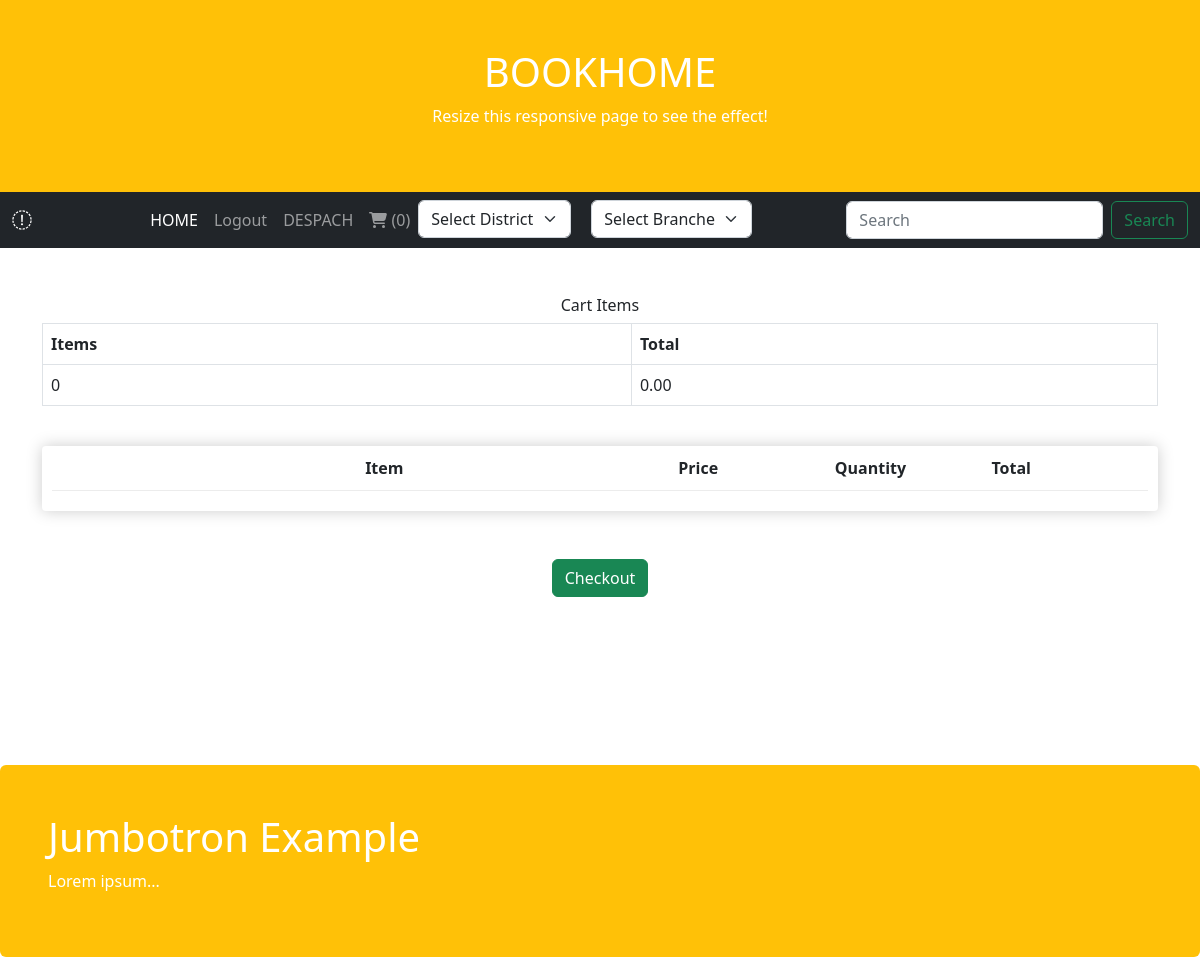
The page /cart/cartDetails (signed in) on the database as committed earlier.
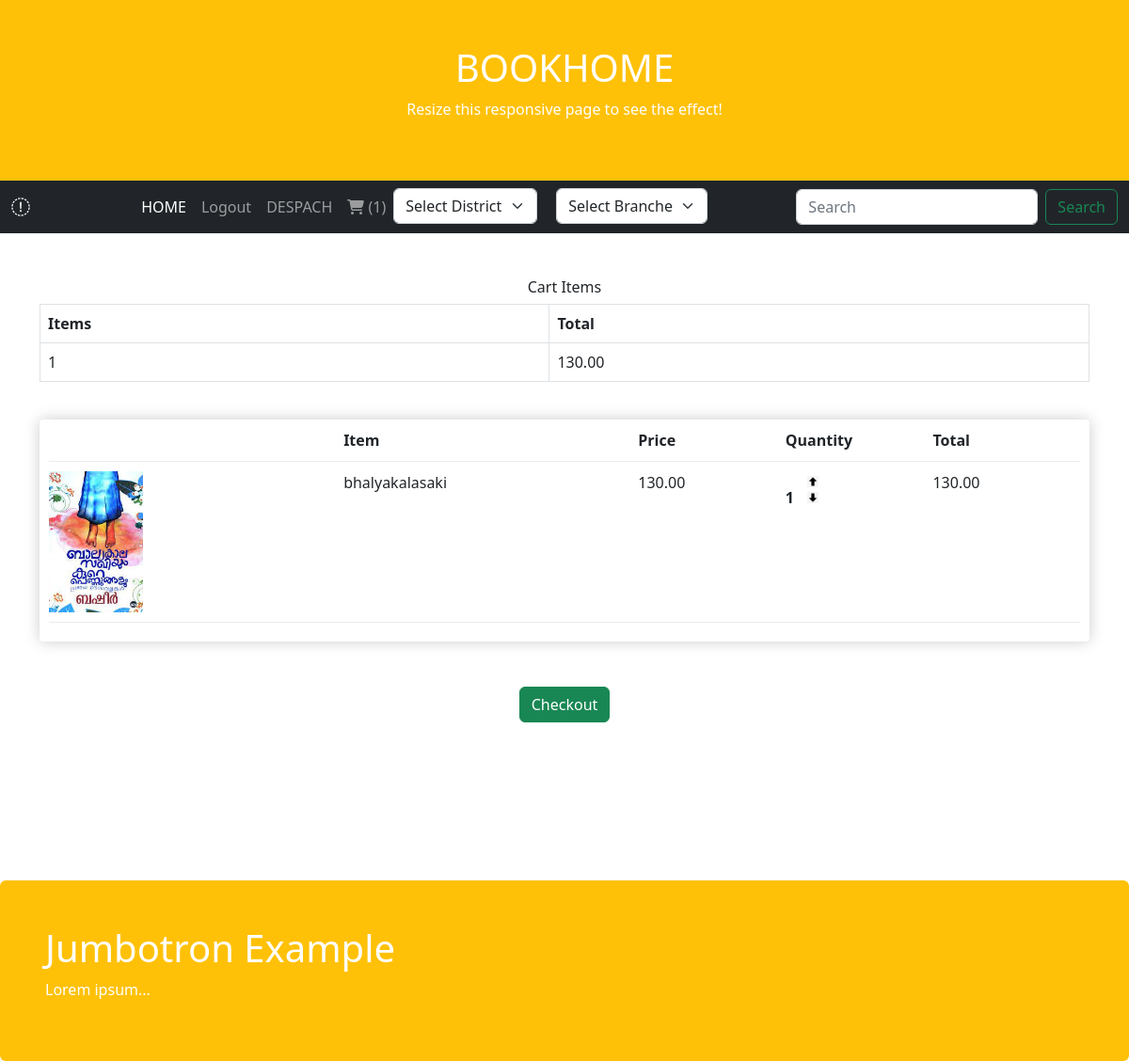
The same page on the database as committed later.
### cartpage/models.py (models this page shows, shortened)
class items(models.Model):
    prodt=models.ForeignKey(Book,on_delete=models.SET_NULL,null=True,blank=True)
    cart=models.ForeignKey(cartlist,on_delete=models.SET_NULL, null=True, blank=True)
    quan=models.IntegerField()
    active=models.BooleanField(default=True)
    @property
    def get_total(self):
        total=int(self.prodt.book_price )* self.quan
        return total

### mybook/models.py (models this page shows, shortened)
class Book(models.Model):
    book_name = models.CharField(max_length=20)
    book_price=models.DecimalField(max_digits=10,decimal_places=2)
    book_author = models.ForeignKey(Author, on_delete=models.CASCADE)
    book_image=models.ImageField(upload_to='books',blank=True)
    desc=models.TextField(null=False)
    stock=models.IntegerField(null=False)
    available=models.BooleanField(default=True)

### cartpage/views.py (the view)
# urls.py: path('cartDetails', views.cart_details, name='cartDetails'),
@login_required(login_url='login')
def cart_details(request,total=0,count=0,cart_items=None):
    person = User.objects.get(id=request.user.id)
    try:
        ct = cartlist.objects.get(customer=person,complete=False)
        ct_items = items.objects.filter(cart=ct,active=True)
        for i in ct_items:
            total += (i.prodt.book_price*i.quan)
            count += i.quan
    except ObjectDoesNotExist:
        ct_items=[]
        total=0
        count=0
    return render(request, 'cart.html', {'ci': ct_items, 't': total, 'cn': count})

### templates/cart.html (shortened to what this page needs)
{% extends 'base.html' %}
{% block content %}
{%load static%}
<head>
  <link rel="stylesheet" href="{% static 'css/cart.css'%}">
</head>
<br><br>
<div class="container">
  <div class="panel panel-primary">
    <div class="panel-heading">
      <h6 class="panel-title">Cart Items</h6>
    </div>
    <table class="table table-hover table-bordered" id="dev-table">
      <thead>
        <tr>
          <th>Items</th>
          <th>Total</th>
        </tr>
      </thead>
      <tr>
        <td>{{cn}}</td>
        <td>{{t|floatformat:2}}</td>
      </tr>
    </table>
  </div>
  <br>
  <div class="box-element">
    <div class="cart-row">
        <div style="flex:2;"></div>
        <div style="flex:2;"><strong>Item</strong></div>
        <div style="flex:1;"><strong>Price</strong></div>
        <div style="flex:1;"><strong>Quantity</strong></div>
        <div style="flex:1;"><strong>Total</strong></div>
    </div>
    {% for item in ci%}
    <div class="cart-row">
        <div style="flex:2;"><img class="row-image" src="{{item.prodt.book_image.url}}" alt="image"></div>
        <div style="flex:2;">{{item.prodt.book_name}}</div>
        <div style="flex:1;"><span>{{item.prodt.book_price|floatformat:2}}</span></div>
        <div style="flex:1;">
            <p class="quantity">{{item.quan}}</p>
            <div class="quantity">
                <img data-product={{item.prodt.id}} data-action="add" class="chg-quantity update-cart"
                src="{% static 'images/arrowup1.png'%}" alt="arrowup">
                <img data-product={{item.prodt.id}} data-action="remove" class="chg-quantity update-cart"
                src="{% static 'images/arrowdown.png'%}" alt="arrowdown">
            </div>
        </div>
        <div style="flex:1;">{{item.get_total|floatformat:2}}</div>
    </div>
    {% endfor%}
  </div>
</div>
<br>
<br>
<div style="text-align:center;" >
    <a class="btn btn-success" href="{%url 'checkout'%}">Checkout</a>
</div>
<br><br><br><br><br><br>
{% endblock content %}

Rows that differ between the two databases and show on the page:
added items: prodt.book_image (picture), prodt.book_name "bhalyakalasaki", prodt.book_price "130.00", quan "1", get_total "130.00"
Other text that changed with them:
{{ cn }}: "0" → "1"
{{ t|floatformat:2 }}: "0.00" → "130.00"
